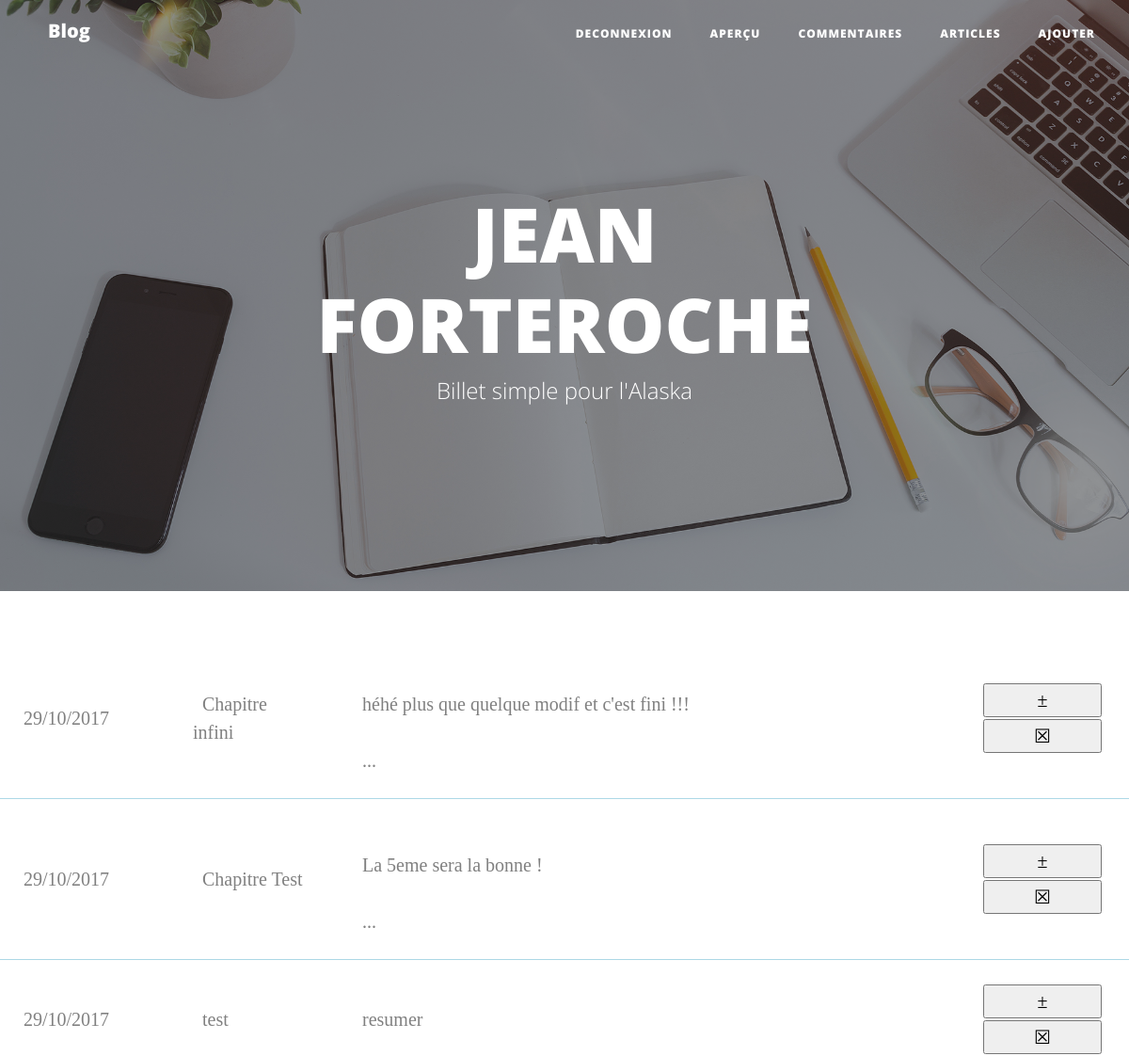
/index.php?articleAdmin (signed in, upper part), run on an earlier commit of the app's database.
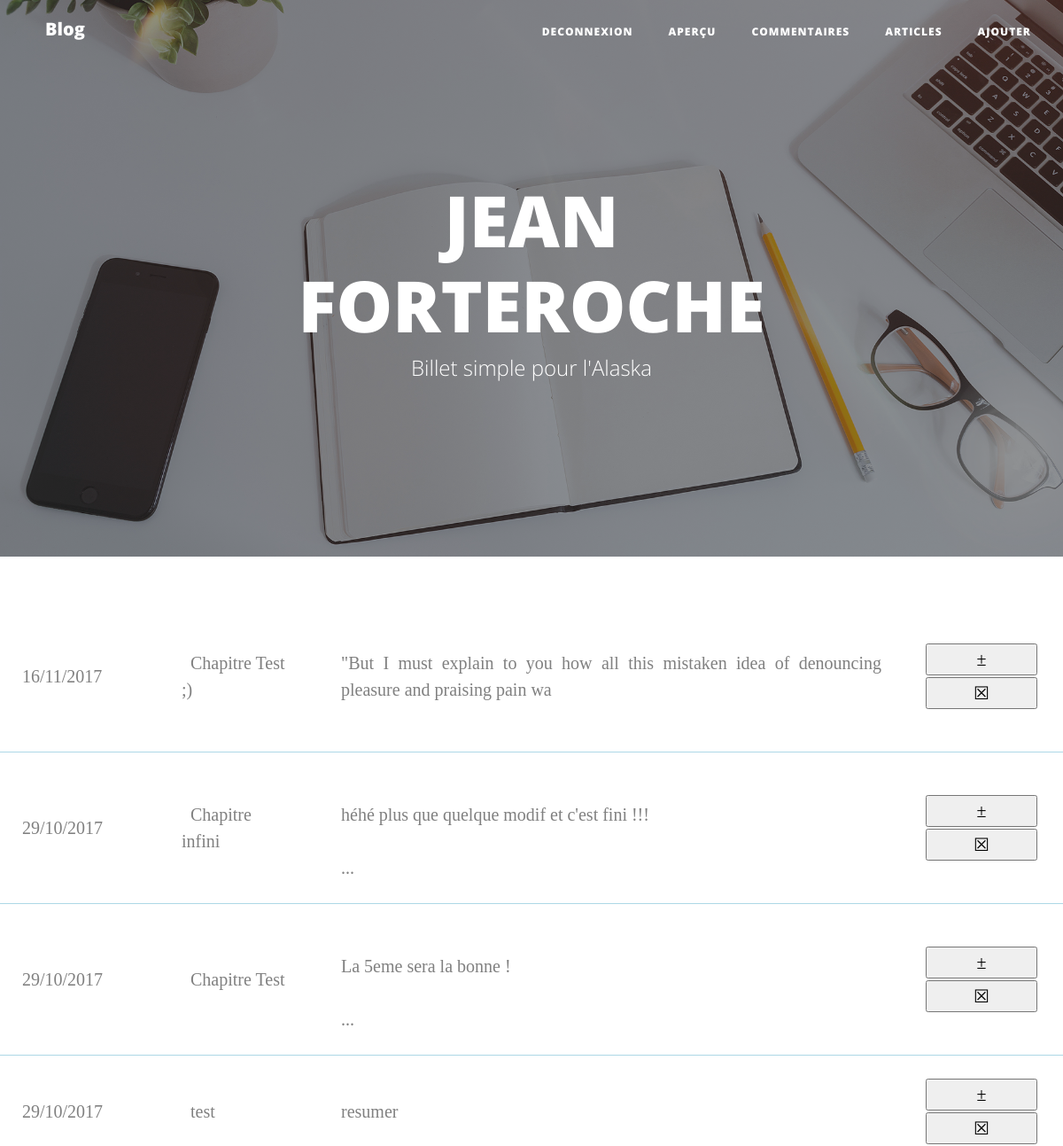
And on a later commit of the database.
### tables this page shows
CREATE TABLE `Article` (
  `id` int(10) NOT NULL,
  `author` text NOT NULL,
  `title` varchar(100) NOT NULL,
  `content` text NOT NULL,
  `resume` varchar(110) NOT NULL,
  `dateCreation` datetime NOT NULL
);

### index.php (called while the page is built, shortened)
<?php
include 'controller/Controller.php';
$controller= new Controller();
if(empty($_SERVER['QUERY_STRING'])){
  $controller->homeController();
}
elseif(isset($_GET['article'])){
  $controller->articleController($_GET['article']);
}
elseif(isset($_GET['connexion'])){
  $controller->connexionController($_GET['connexion']);
}
elseif(isset($_GET['mentionLegale'])){
  $controller->mentionController($_GET['mentionLegale']);
}
elseif(isset($_GET['inscription'])){
  $controller->inscriptionController($_GET['inscription']);
}
elseif(isset($_GET['commentConnect'])){
  $controller->commentController($_GET['commentConnect']);
}
elseif(isset($_GET['articleAdmin'])){
  $controller->articleAdmin($_GET['articleAdmin']);
}
elseif(isset($_GET['commentAdmin'])){
  $controller->commentAdmin($_GET['commentAdmin']);
}
elseif(isset($_GET['articleAdd'])){
  $controller->articleAdd($_GET['articleAdd']);
}
elseif(isset($_GET['login'])){
  ControllerLogin::getLogin();
}
elseif(isset($_GET['inscripValid'])){
  ControllerInscript::getInscript();
}
elseif(isset($_GET['deconnexion'])){
  ControllerDeconnexion::deconnexionController();
}
elseif(isset($_GET['signaler'])){
   ControllerSignaler::signalEffect();
}
elseif(isset($_GET['modifierArticle'])){
   $controller->modifierArticle($_POST['id']);
}
elseif(isset($_GET['articleModifier'])){
  ControllerArticle::modifierArticle();
}
elseif(isset($_GET['supprimerArticle'])){
  ControllerArticle::supprimerArticle();
}
elseif(isset($_GET['accepterComment'])){
  ControllerComment::accepterComment();
}
elseif(isset($_GET['supprimerComment'])){
   ControllerComment::supprimerComment();
}
elseif(isset($_GET['commentAdd'])){
   ControllerCommentAdd::commentAdd();
}
elseif(isset($_GET['articleAddAdmin'])){
   ControllerArticle::articleAddAdmin();
}
else{
  $controller->errorController();
}

### model/DatabaseConnexion.php (called while the page is built)
<?php
class DatabaseConnexion {
  public static function getDatabaseConnect() {
    try
    {
      $dsn = "mysql:host=localhost;dbname=blog-p3-MVC";
      $db_user = "lerna";
      $db_mdp = "lerna";
      $db = new PDO($dsn,$db_user,$db_mdp);
      $db->setAttribute(PDO::ATTR_DEFAULT_FETCH_MODE, PDO::FETCH_ASSOC);
    }
    catch(Exception $e)
    {
      die('Erreur : '.$e->getMessage());
    }
    return $db;
  }
}

### model/AbstractEntityRepository.php (called while the page is built, shortened)
<?php
class AbstractEntityRepository{
  protected $db;
  public function __construct(){
    $this->db=DatabaseConnexion::getDatabaseConnect();
  }
  public function findAll($table){
    $req = $this -> db -> query('SELECT * FROM '.$table.' ORDER BY dateCreation DESC');
    $req->setFetchMode(PDO::FETCH_CLASS|PDO::FETCH_PROPS_LATE, $table);
    $req -> execute();
    $datas = $req -> fetchAll();
    return $datas;
  }
}

### view/articleAdmin.php (the view, shortened to what this page needs)
<div class="containerArticleAdmin">
  <table><div id="haut"></div>
    <?php foreach ($articles as $article): ?>
      <tr>
          <td style="width:15%"><?php echo $article -> getDateCreation(); ?></td>
          <td style="width:15%"><a href="index.php?article=<?php echo $article->getId(); ?>#haut"><?php echo $article -> getTitle(); ?></a></td>
          <td><?php echo $article -> getResume(); ?></td>
          <td style="width:15%">
            <form method="post" action="index.php?modifierArticle#haut">
              <input class="submitBillet" type="submit" value="&plusmn;" title="Modifier">
            </form>
            <form method="post" action="index.php?supprimerArticle#haut">
              <input class="submitBillet" type="submit" value="&#9746;" title="Supprimer">
            </form>
          </td>
      </tr>
    <?php endforeach; ?>
  </table>
</div>

### model/Article.php (shortened to what this page needs)
<?php
class Article{
  protected $id;
  protected $title;
  protected $resume;
  protected $dateCreation;
  public function getId(){
    return $this->id;
  }
  public function getTitle(){
    return $this->title;
  }
  public function getResume(){
    return $this->resume;
  }
  public function getDateCreation(){
    try {
        $date = new DateTime($this->dateCreation);
    } catch (Exception $e) {
        echo $e->getMessage();
        exit(1);
    }
    echo $date->format('d/m/Y');
  }
}

What changed in the data, as far as the page shows it:
added article: dateCreation "16/11/2017", title "Chapitre Test ;)", resume "\"But I must explain to you how all this mistaken idea of denouncing pleasure and praising pain wa"
